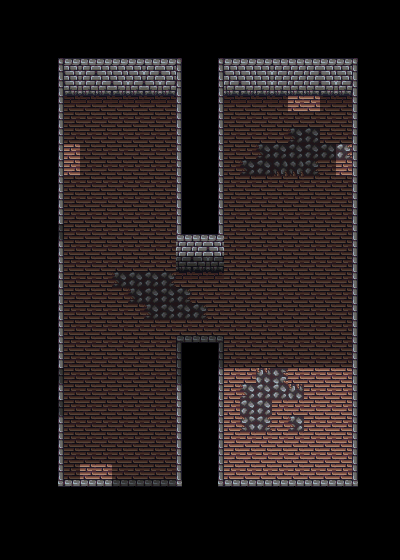

A level layout from a 2D game, rendered from its tile map. Below: a short description, then the map file with tile-grid data replaced by summaries:
An orthogonal 25x35 tile map with 16x16 px tiles, 10 tile layers (Ground, PhaseWalls, Walls, BottomWalls, ...), 2 tilesets and 14 objects.

<map version="1.10" tiledversion="1.11.2" orientation="orthogonal" renderorder="right-down" width="25" height="35" tilewidth="16" tileheight="16" infinite="0" nextlayerid="14" nextobjectid="16">
 <properties>
  <property name="unity:SortingLayer" value="Walls" />
  <property name="unity:SortingOrder" value="10" />
  <property name="unity:layer" value="IgnoreProjectile" />
 </properties>
 <tileset firstgid="1" source="../../Tilesets/SpriteSheetGeneral.tsx" />
 <tileset firstgid="109" source="../../Tilesets/Doors.tsx" />
 <layer id="1" name="Ground" width="25" height="35">
  <properties>
   <property name="unity:SortingLayer" value="Ground" />
  </properties>
  <data>[875 cells, 402 non-empty, 9 distinct tile ids]</data>
 </layer>
 <layer id="11" name="PhaseWalls" width="25" height="35">
  <properties>
   <property name="unity:SortingLayer" value="Walls" />
   <property name="unity:layer" value="IgnoreProjectile" />
  </properties>
  <data>[875 cells, 22 non-empty, 3 distinct tile ids]</data>
 </layer>
 <layer id="2" name="Walls" width="25" height="35">
  <properties>
   <property name="unity:SortingLayer" value="Walls" />
   <property name="unity:layer" value="Wall" />
  </properties>
  <data>[875 cells, 346 non-empty, 12 distinct tile ids]</data>
 </layer>
 <layer id="3" name="BottomWalls" width="25" height="35">
  <properties>
   <property name="unity:SortingLayer" value="Entities" />
   <property name="unity:SortingOrder" type="int" value="100" />
   <property name="unity:layer" value="IgnorePlayer" />
  </properties>
  <data>[875 cells, 22 non-empty, 3 distinct tile ids]</data>
 </layer>
 <layer id="4" name="WestExit" width="25" height="35">
  <properties>
   <property name="unity:SortingLayer" value="Entities" />
   <property name="unity:SortingOrder" type="int" value="101" />
   <property name="unity:layer" value="Wall" />
  </properties>
  <data>[875 cells, 18 non-empty, 2 distinct tile ids]</data>
 </layer>
 <layer id="5" name="EastExit" width="25" height="35">
  <properties>
   <property name="unity:SortingLayer" value="Entities" />
   <property name="unity:SortingOrder" type="int" value="101" />
   <property name="unity:layer" value="Wall" />
  </properties>
  <data>[875 cells, 18 non-empty, 2 distinct tile ids]</data>
 </layer>
 <layer id="6" name="SouthExit" width="25" height="35">
  <properties>
   <property name="unity:SortingLayer" value="Entities" />
   <property name="unity:SortingOrder" type="int" value="100" />
   <property name="unity:layer" value="Wall" />
  </properties>
  <data>[875 cells, 17 non-empty, 2 distinct tile ids]</data>
 </layer>
 <layer id="7" name="NorthExit" width="25" height="35">
  <properties>
   <property name="unity:SortingLayer" value="Walls" />
   <property name="unity:SortingOrder" type="int" value="10" />
   <property name="unity:layer" value="Wall" />
  </properties>
  <data>[875 cells, 14 non-empty, 3 distinct tile ids]</data>
 </layer>
 <layer id="12" name="NorthPhaseWall" width="25" height="35">
  <properties>
   <property name="unity:SortingLayer" value="Walls" />
   <property name="unity:SortingOrder" value="10" />
   <property name="unity:layer" value="IgnoreProjectile" />
  </properties>
  <data>[875 cells, 2 non-empty, 2 distinct tile ids]</data>
 </layer>
 <layer id="8" name="EntryCollider" width="25" height="35" opacity="0.5">
  <properties>
   <property name="unity:IsTrigger" type="bool" value="true" />
   <property name="unity:ignore" value="Visual" />
   <property name="unity:layer" value="ZoneCollider" />
  </properties>
  <data>[875 cells, 326 non-empty, 1 distinct tile ids]</data>
 </layer>
 <objectgroup id="9" name="Doors">
  <object id="1" template="../../Templates/02_Door_Side.tx" x="352" y="176" />
  <object id="2" template="../../Templates/02_Door_Side.tx" x="48" y="176">
   <properties>
    <property name="SetDirection" value="West" />
   </properties>
  </object>
  <object id="3" template="../../Templates/02_Door_Top.tx" x="288" y="96">
   <properties>
    <property name="SetDirection" value="North" />
   </properties>
  </object>
  <object id="4" template="../../Templates/02_Door_Top.tx" x="80" y="512" />
  <object id="5" template="../../Templates/Spawner.tx" x="240" y="464" />
  <object id="6" template="../../Templates/Spawner.tx" x="288" y="464" />
  <object id="7" template="../../Templates/Spawner.tx" x="240" y="416" />
  <object id="8" template="../../Templates/Spawner.tx" x="288" y="416" />
  <object id="9" template="../../Templates/Spawner.tx" x="240" y="352">
   <properties>
    <property name="SetEnemy" value="GoblinMelee" />
   </properties>
  </object>
  <object id="11" template="../../Templates/Spawner.tx" x="288" y="352">
   <properties>
    <property name="SetEnemy" value="GoblinMelee" />
   </properties>
  </object>
  <object id="12" template="../../Templates/Spawner.tx" x="80" y="320">
   <properties>
    <property name="SetEnemy" value="Hog" />
   </properties>
  </object>
  <object id="13" template="../../Templates/Spawner.tx" x="160" y="320">
   <properties>
    <property name="SetEnemy" value="GoblinMelee" />
   </properties>
  </object>
  <object id="14" template="../../Templates/Spawner.tx" x="240" y="208" />
  <object id="15" template="../../Templates/Spawner.tx" x="288" y="208" />
 </objectgroup>
</map>
